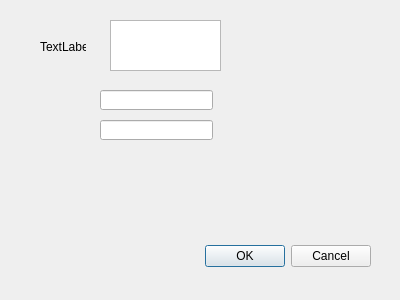
<?xml version="1.0" encoding="UTF-8"?>
<ui version="4.0">
 <class>Dialog</class>
 <widget class="QDialog" name="Dialog">
  <property name="geometry">
   <rect>
    <x>0</x>
    <y>0</y>
    <width>400</width>
    <height>300</height>
   </rect>
  </property>
  <property name="windowTitle">
   <string>Dialog</string>
  </property>
  <widget class="QDialogButtonBox" name="buttonBox">
   <property name="geometry">
    <rect>
     <x>30</x>
     <y>240</y>
     <width>341</width>
     <height>32</height>
    </rect>
   </property>
   <property name="orientation">
    <enum>Qt::Horizontal</enum>
   </property>
   <property name="standardButtons">
    <set>QDialogButtonBox::Cancel|QDialogButtonBox::Ok</set>
   </property>
  </widget>
  <widget class="QLabel" name="label">
   <property name="geometry">
    <rect>
     <x>40</x>
     <y>40</y>
     <width>46</width>
     <height>13</height>
    </rect>
   </property>
   <property name="text">
    <string>TextLabel</string>
   </property>
  </widget>
  <widget class="QTextEdit" name="textEdit">
   <property name="geometry">
    <rect>
     <x>110</x>
     <y>20</y>
     <width>111</width>
     <height>51</height>
    </rect>
   </property>
  </widget>
  <widget class="QLineEdit" name="lineEdit">
   <property name="geometry">
    <rect>
     <x>100</x>
     <y>90</y>
     <width>113</width>
     <height>20</height>
    </rect>
   </property>
  </widget>
  <widget class="QLineEdit" name="lineEdit_2">
   <property name="geometry">
    <rect>
     <x>100</x>
     <y>120</y>
     <width>113</width>
     <height>20</height>
    </rect>
   </property>
  </widget>
 </widget>
 <resources/>
 <connections>
  <connection>
   <sender>buttonBox</sender>
   <signal>accepted()</signal>
   <receiver>Dialog</receiver>
   <slot>accept()</slot>
   <hints>
    <hint type="sourcelabel">
     <x>248</x>
     <y>254</y>
    </hint>
    <hint type="destinationlabel">
     <x>157</x>
     <y>274</y>
    </hint>
   </hints>
  </connection>
  <connection>
   <sender>buttonBox</sender>
   <signal>rejected()</signal>
   <receiver>Dialog</receiver>
   <slot>reject()</slot>
   <hints>
    <hint type="sourcelabel">
     <x>316</x>
     <y>260</y>
    </hint>
    <hint type="destinationlabel">
     <x>286</x>
     <y>274</y>
    </hint>
   </hints>
  </connection>
 </connections>
</ui>
